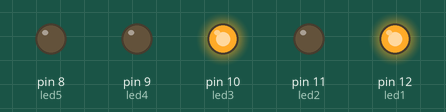
Simulated run of this sketch. Board: Arduino Uno, built with avr-gcc and run on an emulated ATmega328P. Shown: output pins drawn as LEDs (lit = HIGH).

Above: at 0.15 s.
At 0.75 s:
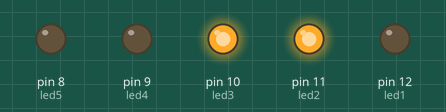
At 1.35 s:
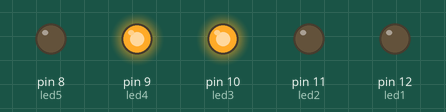
At 1.95 s:
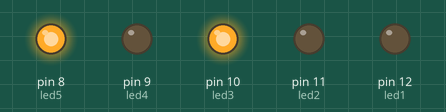
At 2.25 s:
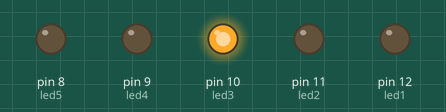
Timing chart, 0 to 3.0 s (numbered marks = the images above):
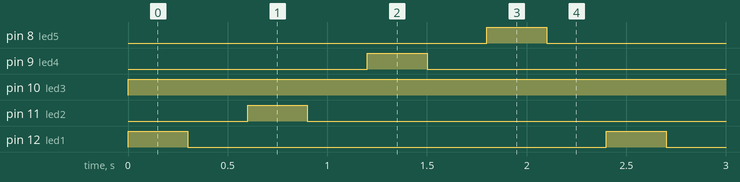

Measured:
- by itself, pin 8 (led5), pin 9 (led4), pin 11 (led2), pin 12 (led1): alternates HIGH for 0.30 s and LOW for 2.1 s
- by itself, pin 10 (led3): LOW → HIGH at 0.00 s
- by itself, everything shown: repeats every 2.4 s, in 8 steps

The sketch:

sketch_lightsgame.ino
```cpp
int led1=12;
int led2=11;
int led3=10;
int led4=9;
int led5=8;
void setup()
{
  pinMode(led1,OUTPUT);
  pinMode(led2,OUTPUT);
  pinMode(led3,OUTPUT);
  pinMode(led4,OUTPUT);
  pinMode(led5,OUTPUT);
}
void loop()
{
  digitalWrite(led3,HIGH);
  digitalWrite(led1,HIGH);
  delay(300);
  digitalWrite(led1,LOW);
  delay(300);
  digitalWrite(led2,HIGH);
  delay(300);
  digitalWrite(led2,LOW);
  delay(300);
  digitalWrite(led4,HIGH);
  delay(300);
  digitalWrite(led4,LOW);
  delay(300);
  digitalWrite(led5,HIGH);
  delay(300);
  digitalWrite(led5,LOW);
  delay(300);
}
```
